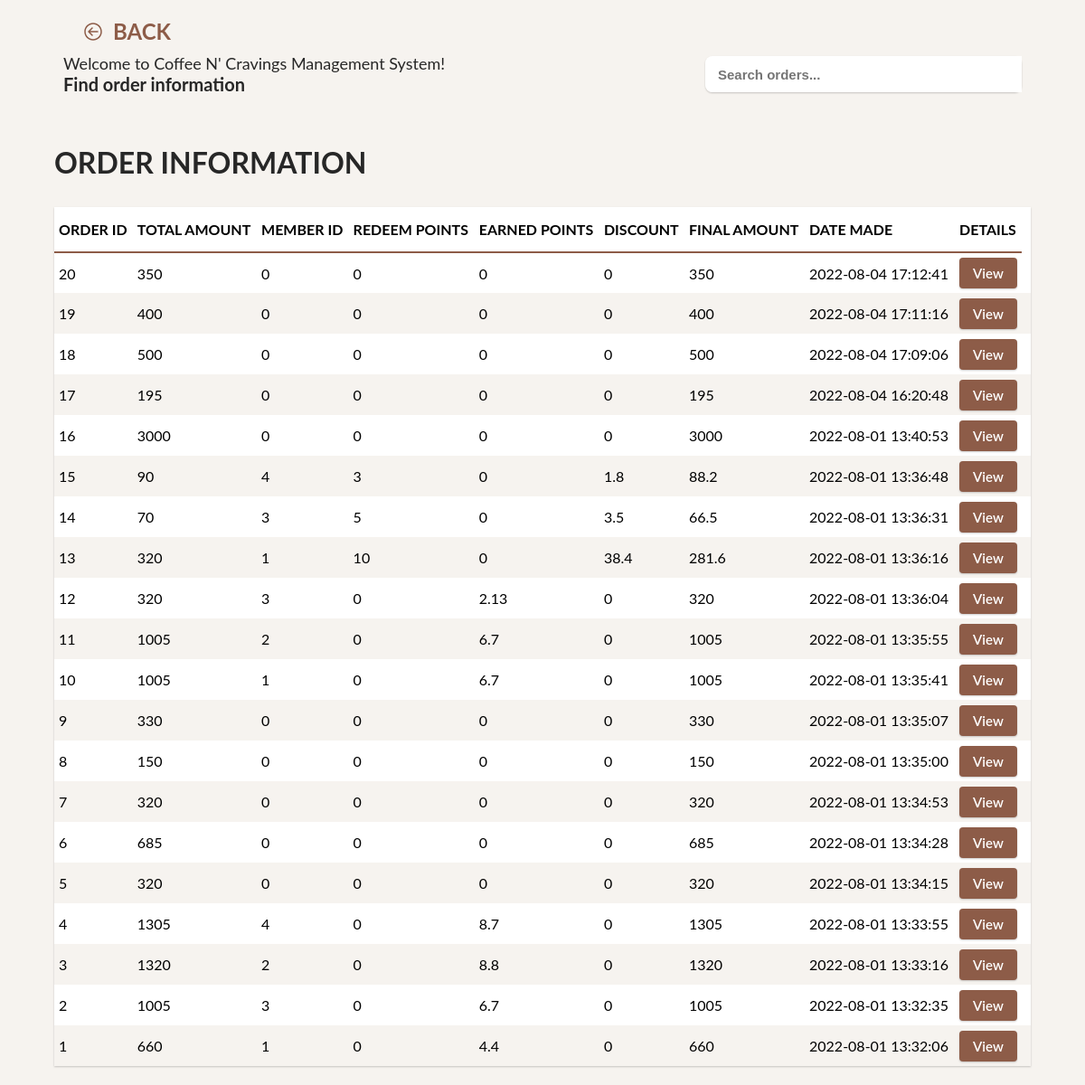
Screenshot of /coffee-cravings/orders.php with the database file from the repository.
### tables this page shows
CREATE TABLE `orders` (
  `order_id` int(11) NOT NULL,
  `pre_order_id` varchar(200) NOT NULL,
  `transaction_id` varchar(200) NOT NULL,
  `member_id` int(11) DEFAULT NULL,
  `total_amount` float NOT NULL,
  `redeemed_points` float NOT NULL,
  `earned_points` float NOT NULL,
  `discount` float NOT NULL,
  `final_amount` float NOT NULL,
  `reward_points` float NOT NULL,
  `date_made` timestamp NOT NULL DEFAULT current_timestamp()
);

### coffee-cravings/data.php (called while the page is built, shortened)
<?php
$ORDERSSTABLEHEADERTEXT = ["Order ID", "Total Amount", "Member ID", "Redeem Points", "Earned Points", "Discount", "Final Amount", "Date Made", "Details"];
$ORDERSSTABLEBODYKEY = ["order_id", "total_amount", "member_id", "redeemed_points", "earned_points", "discount", "final_amount", "date_made", "View"];

### coffee-cravings/functions.php (called while the page is built, shortened)
<?php
function Select($table, $where, $fetchAll = false, $database, $some = '')
{
    $w = isset($where) ? " WHERE " . ConditionToQ($where, " AND ") : "";
    $query = "SELECT * FROM " . $table . $w . $some;
    $stmt = $database->prepare($query);
    $stmt->execute();
    if ($fetchAll) {
        return $stmt->fetchAll();
    }
    else {
        return $stmt->fetch();
    }
}

### coffee-cravings/system.php (the view, shortened to what this page needs)
<?php
include __DIR__ . "./functions.php";
function UseIcon($name, $p = '')
{
    $SOME = empty($p) ? '' : $p;
    $PATH = __DIR__ . "/" . $SOME . "assets/media/icons/";
    $ICON = $PATH . $name . ".svg";
    if (file_exists($ICON)) {
        return file_get_contents($ICON);
    }
    else {
        return null;
    }
}
function CreateTable($headeritems, $bodyitems, $data, $idname, $button = -1, $nocheckbox = false, $scrollable = true)
{
    $output = '<div class="custom-grid-table ' . ($scrollable ? '' : "no-scroll") . '">
                <table>';
    $output .= '<thead class="grid-table-header"><tr>';
    foreach ($headeritems as $item) {
        $output .= '<th>' . $item . '</th>';
    }
    $output .= '</tr></thead>';
    $output .= '<tbody class="grid-table-body">';
    foreach ($data as $item) {
        if (isset($item[$idname])) {
            $output .= '<tr class="body-item" data-id="' . $item[$idname] . '">';
        }
        if ($button >= 0) {
            $btnitems = array_fill(0, $button, $button);
            $bitem = array_fill(0, count($bodyitems), $item);
            $ranged = range(0, $button);
            $contents = array_map(function ($key, $val, $r, $b) {
                return $r === $b - 1 ? $key : ($val === null ? "" : $val[$key]);
            }, $bodyitems, $bitem, $ranged, $btnitems);
            $i = 0;
            foreach ($contents as $content) {
                if ($i === $button - 1) {
                    $output .= '
                    <td>
                        <div class="icon-button">
                            <div class="text">
                                <span>' . $content . '</span>
                            </div>
                        </div>
                    </td>
                    ';
                }
                else {
                    $output .= '<td>' . $content . '</td>';
                }
                $i++;
            }
        }
        $output .= '</tr>';
    }
    $output .= '</tbody>';
    $output .= '</table></div>';
    return $output;
}
function GetOrders($filter, $database)
{
    return Select("orders", $filter, true, $database, " ORDER BY date_made DESC");
}

### coffee-cravings/orders.php (shortened to what this page needs)
<?php
include "./system.php";
include "./database.php";
include  "./data.php";
$ORDERS = GetOrders(null, $database);
?>
<!DOCTYPE html>
<html lang="en">
<head>
    <link rel="stylesheet" href="./assets/css/styles.css">
</head>
<body>
    <div class="program-content">
        <div class="main-header">
            <div class="header-top">
                <div class="top-button">
                    <a href="./index.php" class="text-button">
                        <div class="icon">
                            <?php echo UseIcon("back") ?>
                        </div>
                        <div class="text">
                            <span>BACK</span>
                        </div>
                    </a>
                </div>
            </div>
            <div class="header-bot">
                <div class="header-left">
                    <span>Welcome to Coffee N' Cravings Management System!</span>
                    <p>Find order information</p>
                </div>
                <div class="header-right">
                    <div class="search-engine-container">
                        <input type="text" class="search-engine table-search-engine" placeholder="Search orders...">
                    </div>
                </div>
            </div>
        </div>
        <div class="main-body">
            <div class="center-container">
                <div class="grid-table-container">
                    <div class="table-info-container">
                        <div class="info-left">
                            <div class="title">
                                <h1>ORDER INFORMATION</h1>
                            </div>
                        </div>
                    </div>
                    <div class="table-content">
                        <?php echo CreateTable($ORDERSSTABLEHEADERTEXT, $ORDERSSTABLEBODYKEY, $ORDERS, "order_id", 9, true) ?>
                    </div>
                </div>
            </div>
        </div>
    </div>
</body>
</html>

### coffee-cravings/assets/css/styles.css (style rules this page uses)
* { margin: 0; padding: 0; box-sizing: border-box; }
body { font-family: "Lato", sans-serif; width: 100%; }
.program-content { width: 100%; min-height: 100vh; background: #f6f3ef; }
.program-content .main-header { height: 150px; padding: 10px; padding: 10px 60px; }
.program-content .main-header .header-top .top-button { display: block; width: 150px; }
.program-content .main-header .header-top .text-button { display: flex; justify-content: center; align-items: center; padding: 10px; cursor: pointer; -webkit-user-select: none; -moz-user-select: none; -ms-user-select: none; user-select: none; text-decoration: none; }
.program-content .main-header .header-top .text-button .icon { display: flex; justify-content: center; align-items: center; margin: 0 10px; }
.program-content .main-header .header-top .text-button .icon svg, .program-content .main-header .header-top .text-button .icon path { width: 24px; height: auto; fill: #8d5c48; }
.program-content .main-header .header-top .text-button .text span { color: #8d5c48; font-size: 24px; font-weight: 700; }
.program-content .main-header .header-bot { display: flex; justify-content: space-between; padding: 0 10px; align-items: center; }
.program-content .main-header .header-bot .header-left span { font-size: 18px; color: #272727; }
.program-content .main-header .header-bot .header-left p { font-size: 20px; color: #272727; font-weight: 700; }
.program-content .main-header .header-bot .header-right { display: flex; justify-content: flex-end; align-items: center; }
.search-engine-container { display: flex; justify-content: center; align-items: center; height: 40px; width: 350px; box-shadow: rgba(0, 0, 0, 0.2) 0px 1px 2px 0px; border-radius: 8px; }
.search-engine-container .search-engine { width: 100%; height: 100%; padding: 10px 14px; font-size: 15px; outline: none; border: none; font-weight: 600; border-top-left-radius: 8px; border-bottom-left-radius: 8px !important; }
.center-container { display: flex; justify-content: center; align-items: center; }
.grid-table-container { margin: 10px; width: 90%; }
.grid-table-container .table-info-container { margin-bottom: 30px; display: flex; justify-content: space-between; }
.grid-table-container .table-info-container .info-left, .grid-table-container .table-info-container .info-right { display: flex; }
.grid-table-container .table-info-container .info-left .title h1, .grid-table-container .table-info-container .info-right .title h1 { color: #272727; white-space: nowrap; }
.icon-button { padding: 8px 12px; background: #8d5c48; text-align: center; border-radius: 4px; cursor: pointer; -webkit-user-select: none; -moz-user-select: none; -ms-user-select: none; user-select: none; text-decoration: none; display: flex; align-items: center; justify-content: center; max-height: 40px; box-shadow: rgba(0, 0, 0, 0.2) 0px 1px 2px 0px; }
.icon-button .text { display: flex; align-items: center; justify-content: center; white-space: nowrap; }
.icon-button .text span { color: #fff; font-weight: 600; font-size: 15px; }
.custom-grid-table { overflow-y: auto; max-height: calc(100vh - 250px); min-height: 300px; background: #fff; box-shadow: rgba(0, 0, 0, 0.2) 0px 1px 2px 0px; }
.custom-grid-table { width: 100%; }
.custom-grid-table thead { background: #fff !important; }
.custom-grid-table thead th { position: -webkit-sticky; position: sticky; top: 0; z-index: 1; border-bottom: 2px solid #8d5c48; background: #fff; box-shadow: rgba(0, 0, 0, 0.2) 0px 1px 2px 0px; text-transform: uppercase; height: 50px !important; }
table { border-collapse: collapse; width: 100% !important; position: relative; background: #fff; }
table tr { cursor: pointer; -webkit-user-select: none; -moz-user-select: none; -ms-user-select: none; user-select: none; }
table tr:nth-child(even) { background: #f6f3ef; }
table td { height: 45px; }
table th, table td { padding: 5px; text-align: left; }

### rows the page displays
orders: order_id "20", content "350", content "0", date_made "2022-08-04 17:12:41", content "View"
orders: order_id "19", content "400", content "0", date_made "2022-08-04 17:11:16", content "View"
orders: order_id "18", content "500", content "0", date_made "2022-08-04 17:09:06", content "View"
orders: order_id "17", content "195", content "0", date_made "2022-08-04 16:20:48", content "View"
orders: order_id "16", content "3000", content "0", date_made "2022-08-01 13:40:53", content "View"
orders: order_id "15", total_amount "90", member "4", redeemed_points "3", content "0", discount "1.8", final_amount "88.2", date_made "2022-08-01 13:36:48", content "View"
orders: order_id "14", total_amount "70", member "3", redeemed_points "5", content "0", discount "3.5", final_amount "66.5", date_made "2022-08-01 13:36:31", content "View"
orders: order_id "13", total_amount "320", member "1", redeemed_points "10", content "0", discount "38.4", final_amount "281.6", date_made "2022-08-01 13:36:16", content "View"
orders: order_id "12", content "320", member "3", content "0", content "2.13", date_made "2022-08-01 13:36:04", content "View"
orders: order_id "11", content "1005", member "2", content "0", content "6.7", date_made "2022-08-01 13:35:55", content "View"
orders: order_id "10", content "1005", member "1", content "0", content "6.7", date_made "2022-08-01 13:35:41", content "View"
orders: order_id "9", content "330", content "0", date_made "2022-08-01 13:35:07", content "View"
orders: order_id "8", content "150", content "0", date_made "2022-08-01 13:35:00", content "View"
orders: order_id "7", content "320", content "0", date_made "2022-08-01 13:34:53", content "View"
orders: order_id "6", content "685", content "0", date_made "2022-08-01 13:34:28", content "View"
orders: order_id "5", content "320", content "0", date_made "2022-08-01 13:34:15", content "View"
orders: content "4", content "1305", content "0", content "8.7", date_made "2022-08-01 13:33:55", content "View"
orders: order_id "3", content "1320", member "2", content "0", content "8.8", date_made "2022-08-01 13:33:16", content "View"
orders: order_id "2", content "1005", member "3", content "0", content "6.7", date_made "2022-08-01 13:32:35", content "View"
orders: content "1", content "660", content "0", content "4.4", date_made "2022-08-01 13:32:06", content "View"

### other values shown
$item "ORDER ID"
$item "TOTAL AMOUNT"
$item "MEMBER ID"
$item "REDEEM POINTS"
$item "EARNED POINTS"
$item "DISCOUNT"
$item "FINAL AMOUNT"
$item "DATE MADE"
$item "DETAILS"
